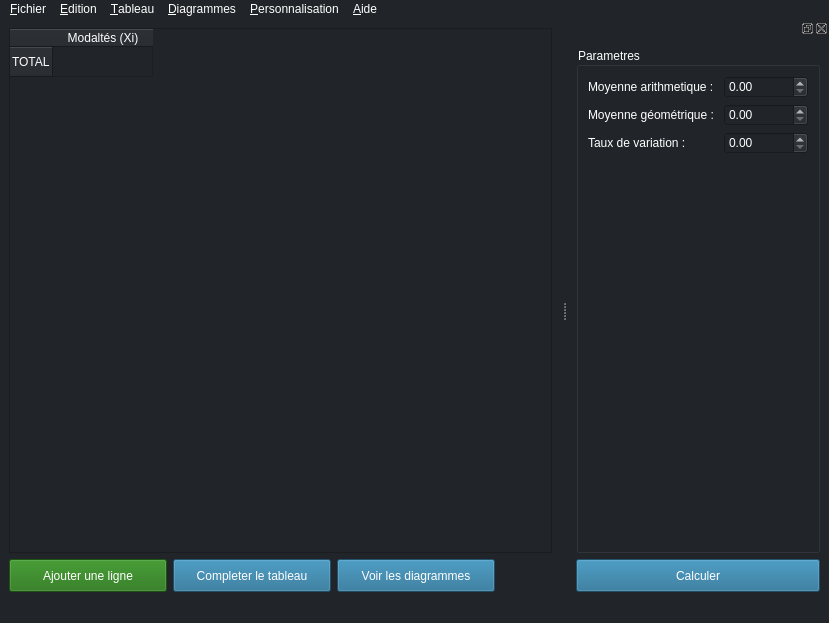
<?xml version="1.0" encoding="UTF-8"?>
<ui version="4.0">
 <class>MainWindow</class>
 <widget class="QMainWindow" name="MainWindow">
  <property name="geometry">
   <rect>
    <x>0</x>
    <y>0</y>
    <width>829</width>
    <height>623</height>
   </rect>
  </property>
  <property name="windowTitle">
   <string>Lantistick</string>
  </property>
  <property name="windowIcon">
   <iconset>
    <normaloff>:/icons/icons8-statistic-64.png</normaloff>:/icons/icons8-statistic-64.png</iconset>
  </property>
  <property name="styleSheet">
   <string notr="true">color: rgb(255, 255, 255);
background-color: rgb(33, 37, 41);


</string>
  </property>
  <widget class="QWidget" name="centralwidget">
   <layout class="QGridLayout" name="gridLayout_3">
    <item row="0" column="0">
     <widget class="QTableWidget" name="tab">
      <property name="sortingEnabled">
       <bool>false</bool>
      </property>
      <row>
       <property name="text">
        <string>TOTAL</string>
       </property>
      </row>
      <column>
       <property name="text">
        <string>Modaltés (Xi)</string>
       </property>
      </column>
     </widget>
    </item>
    <item row="1" column="0">
     <layout class="QHBoxLayout" name="horizontalLayout">
      <item>
       <widget class="QPushButton" name="btn_add">
        <property name="styleSheet">
         <string notr="true">*{
    height: 25px;
    width: 150px;
    color: rgb(255, 255, 255);

}

*{
    background-color: rgba(30, 113, 14, 0.784);
}
:hover{
    background-color: rgba(77, 160, 13, 0.874);
}</string>
        </property>
        <property name="text">
         <string>Ajouter une ligne</string>
        </property>
        <property name="icon">
         <iconset theme="add">
          <normaloff>.</normaloff>.</iconset>
        </property>
       </widget>
      </item>
      <item>
       <widget class="QPushButton" name="btn_complete_tab">
        <property name="styleSheet">
         <string notr="true">*{
    height: 25px;
    width: 150px;
    color: rgb(255, 255, 255);

}

*{
    background-color: rgba(28, 103, 143, 0.649);

}

:hover{
    background-color: rgba(28, 112, 157, 0.81);
}</string>
        </property>
        <property name="text">
         <string>Completer le tableau</string>
        </property>
        <property name="icon">
         <iconset theme="accessories-calculator">
          <normaloff>.</normaloff>.</iconset>
        </property>
       </widget>
      </item>
      <item>
       <widget class="QPushButton" name="btnDiagrammes">
        <property name="styleSheet">
         <string notr="true">*{
    height: 25px;
    width: 150px;
    color: rgb(255, 255, 255);

}

*{
    background-color: rgba(28, 103, 143, 0.649);

}

:hover{
    background-color: rgba(28, 112, 157, 0.81);
}</string>
        </property>
        <property name="text">
         <string>Voir les diagrammes</string>
        </property>
       </widget>
      </item>
      <item>
       <spacer name="horizontalSpacer">
        <property name="orientation">
         <enum>Qt::Horizontal</enum>
        </property>
        <property name="sizeHint" stdset="0">
         <size>
          <width>40</width>
          <height>20</height>
         </size>
        </property>
       </spacer>
      </item>
     </layout>
    </item>
   </layout>
  </widget>
  <widget class="QMenuBar" name="menubar">
   <property name="geometry">
    <rect>
     <x>0</x>
     <y>0</y>
     <width>829</width>
     <height>22</height>
    </rect>
   </property>
   <property name="minimumSize">
    <size>
     <width>0</width>
     <height>0</height>
    </size>
   </property>
   <property name="layoutDirection">
    <enum>Qt::LeftToRight</enum>
   </property>
   <property name="autoFillBackground">
    <bool>false</bool>
   </property>
   <property name="styleSheet">
    <string notr="true"/>
   </property>
   <property name="defaultUp">
    <bool>false</bool>
   </property>
   <property name="nativeMenuBar">
    <bool>true</bool>
   </property>
   <widget class="QMenu" name="menu_Fichier">
    <property name="title">
     <string>&amp;Fichier</string>
    </property>
    <addaction name="actionNouveau"/>
    <addaction name="action_Ouvrir"/>
    <addaction name="separator"/>
    <addaction name="action_Enregistrer"/>
    <addaction name="actionEnregistrer_sous"/>
    <addaction name="separator"/>
    <addaction name="actionQuitter"/>
   </widget>
   <widget class="QMenu" name="menu_Edition">
    <property name="title">
     <string>&amp;Edition</string>
    </property>
    <addaction name="action_Reinitialiser_les_donn_es"/>
   </widget>
   <widget class="QMenu" name="menuDiagrammes">
    <property name="title">
     <string>&amp;Diagrammes</string>
    </property>
    <widget class="QMenu" name="menuLin_aire">
     <property name="title">
      <string>Linéaire</string>
     </property>
     <addaction name="actionTrac"/>
     <addaction name="actionCourb"/>
    </widget>
    <addaction name="actionBandes"/>
    <addaction name="menuLin_aire"/>
    <addaction name="actionCamamberg"/>
    <addaction name="actionNuage_de_points"/>
   </widget>
   <widget class="QMenu" name="menu_Aide">
    <property name="title">
     <string>&amp;Aide</string>
    </property>
    <addaction name="actionVos_avis"/>
    <addaction name="separator"/>
    <addaction name="actionA_prop_os"/>
   </widget>
   <widget class="QMenu" name="menuTableau">
    <property name="title">
     <string>&amp;Tableau</string>
    </property>
    <addaction name="actionEffectifs"/>
    <addaction name="actionF_quences"/>
    <addaction name="separator"/>
    <addaction name="actionCentre"/>
    <addaction name="actionAmplitude"/>
    <addaction name="actionDensit"/>
   </widget>
   <widget class="QMenu" name="menu_Personnalisation">
    <property name="title">
     <string>&amp;Personnalisation</string>
    </property>
    <widget class="QMenu" name="menu_Theme">
     <property name="title">
      <string>&amp;Theme</string>
     </property>
     <addaction name="action_Clair"/>
     <addaction name="action_Sombre"/>
    </widget>
    <addaction name="menu_Theme"/>
    <addaction name="actionCouleurs_de_lignes"/>
   </widget>
   <addaction name="menu_Fichier"/>
   <addaction name="menu_Edition"/>
   <addaction name="menuTableau"/>
   <addaction name="menuDiagrammes"/>
   <addaction name="menu_Personnalisation"/>
   <addaction name="menu_Aide"/>
  </widget>
  <widget class="QStatusBar" name="statusbar"/>
  <widget class="QDockWidget" name="dockWidget">
   <attribute name="dockWidgetArea">
    <number>2</number>
   </attribute>
   <widget class="QWidget" name="dockWidgetContents">
    <layout class="QGridLayout" name="gridLayout">
     <item row="0" column="0">
      <widget class="QGroupBox" name="groupBox">
       <property name="title">
        <string>Parametres</string>
       </property>
       <layout class="QGridLayout" name="gridLayout_2">
        <item row="0" column="0">
         <layout class="QFormLayout" name="formLayout">
          <item row="0" column="0">
           <widget class="QLabel" name="moyenneArithmetiqueLabel">
            <property name="text">
             <string>Moyenne arithmetique : </string>
            </property>
           </widget>
          </item>
          <item row="1" column="0">
           <widget class="QLabel" name="moyenneGOmTriqueLabel">
            <property name="text">
             <string>Moyenne géométrique : </string>
            </property>
           </widget>
          </item>
          <item row="1" column="1">
           <widget class="QDoubleSpinBox" name="moyenneGOmTriqueDoubleSpinBox">
            <property name="maximum">
             <double>99999999.989999994635582</double>
            </property>
           </widget>
          </item>
          <item row="0" column="1">
           <widget class="QDoubleSpinBox" name="moyenne_artihmetique_double_spin">
            <property name="maximum">
             <double>99999999.989999994635582</double>
            </property>
           </widget>
          </item>
          <item row="2" column="0">
           <widget class="QLabel" name="tauxDeVariationLabel">
            <property name="text">
             <string>Taux de variation : </string>
            </property>
           </widget>
          </item>
          <item row="2" column="1">
           <widget class="QDoubleSpinBox" name="tauxDeVariationDoubleSpinBox">
            <property name="maximum">
             <double>999999.989999999990687</double>
            </property>
           </widget>
          </item>
         </layout>
        </item>
       </layout>
      </widget>
     </item>
     <item row="1" column="0">
      <widget class="QPushButton" name="btn_calcul_params">
       <property name="styleSheet">
        <string notr="true">*{
    height: 25px;
    width: 150px;
    color: rgb(255, 255, 255);

}

*{
    background-color: rgba(28, 103, 143, 0.649);

}

:hover{
    background-color: rgba(28, 112, 157, 0.81);
}</string>
       </property>
       <property name="text">
        <string>Calculer</string>
       </property>
       <property name="icon">
        <iconset theme="accessories-calculator">
         <normaloff>.</normaloff>.</iconset>
       </property>
      </widget>
     </item>
    </layout>
   </widget>
  </widget>
  <action name="actionNouveau">
   <property name="icon">
    <iconset theme="document-new">
     <normaloff>.</normaloff>.</iconset>
   </property>
   <property name="text">
    <string>&amp;Nouveau</string>
   </property>
   <property name="shortcut">
    <string>Ctrl+N</string>
   </property>
  </action>
  <action name="action_Ouvrir">
   <property name="icon">
    <iconset theme="document-open">
     <normaloff>.</normaloff>.</iconset>
   </property>
   <property name="text">
    <string>&amp;Ouvrir</string>
   </property>
   <property name="shortcut">
    <string>Ctrl+O</string>
   </property>
  </action>
  <action name="action_Enregistrer">
   <property name="icon">
    <iconset theme="document-save">
     <normaloff>.</normaloff>.</iconset>
   </property>
   <property name="text">
    <string>&amp;Enregistrer</string>
   </property>
   <property name="shortcut">
    <string>Ctrl+S</string>
   </property>
  </action>
  <action name="actionQuitter">
   <property name="icon">
    <iconset theme="application-exit">
     <normaloff>.</normaloff>.</iconset>
   </property>
   <property name="text">
    <string>Quitter</string>
   </property>
   <property name="shortcut">
    <string>Ctrl+Q</string>
   </property>
  </action>
  <action name="action_Reinitialiser_les_donn_es">
   <property name="icon">
    <iconset theme="edit-clear">
     <normaloff>.</normaloff>.</iconset>
   </property>
   <property name="text">
    <string>&amp;Reinitialiser les données</string>
   </property>
  </action>
  <action name="actionA_prop_os">
   <property name="icon">
    <iconset theme="help-about">
     <normaloff>.</normaloff>.</iconset>
   </property>
   <property name="text">
    <string>A prop&amp;os</string>
   </property>
  </action>
  <action name="actionEnregistrer_sous">
   <property name="icon">
    <iconset theme="document-save-as">
     <normaloff>.</normaloff>.</iconset>
   </property>
   <property name="text">
    <string>Enregistrer-&amp;sous</string>
   </property>
  </action>
  <action name="actionEffectifs">
   <property name="text">
    <string>Ajouter les éffectifs</string>
   </property>
  </action>
  <action name="actionF_quences">
   <property name="text">
    <string>Ajouter les fréquences</string>
   </property>
  </action>
  <action name="actionDensit">
   <property name="enabled">
    <bool>false</bool>
   </property>
   <property name="text">
    <string>Ajouter les densités</string>
   </property>
  </action>
  <action name="actionAmplitude">
   <property name="text">
    <string>Ajouter les amplitudes</string>
   </property>
  </action>
  <action name="actionCentre">
   <property name="text">
    <string>Ajouter les centres</string>
   </property>
  </action>
  <action name="actionBandes">
   <property name="text">
    <string>Bandes</string>
   </property>
  </action>
  <action name="actionCamamberg">
   <property name="text">
    <string>Camamberg</string>
   </property>
  </action>
  <action name="actionVos_avis">
   <property name="icon">
    <iconset theme="face-cool">
     <normaloff>.</normaloff>.</iconset>
   </property>
   <property name="text">
    <string>Vos avis</string>
   </property>
  </action>
  <action name="actionNuage_de_points">
   <property name="text">
    <string>Nuage de points</string>
   </property>
  </action>
  <action name="actionTrac">
   <property name="text">
    <string>Tracé</string>
   </property>
  </action>
  <action name="actionCourb">
   <property name="text">
    <string>Courbé</string>
   </property>
  </action>
  <action name="action_Clair">
   <property name="text">
    <string>&amp;Clair</string>
   </property>
  </action>
  <action name="action_Sombre">
   <property name="text">
    <string>&amp;Sombre</string>
   </property>
  </action>
  <action name="actionCouleurs_de_lignes">
   <property name="checkable">
    <bool>true</bool>
   </property>
   <property name="text">
    <string>Couleurs de lignes</string>
   </property>
  </action>
 </widget>
 <resources/>
 <connections/>
</ui>
